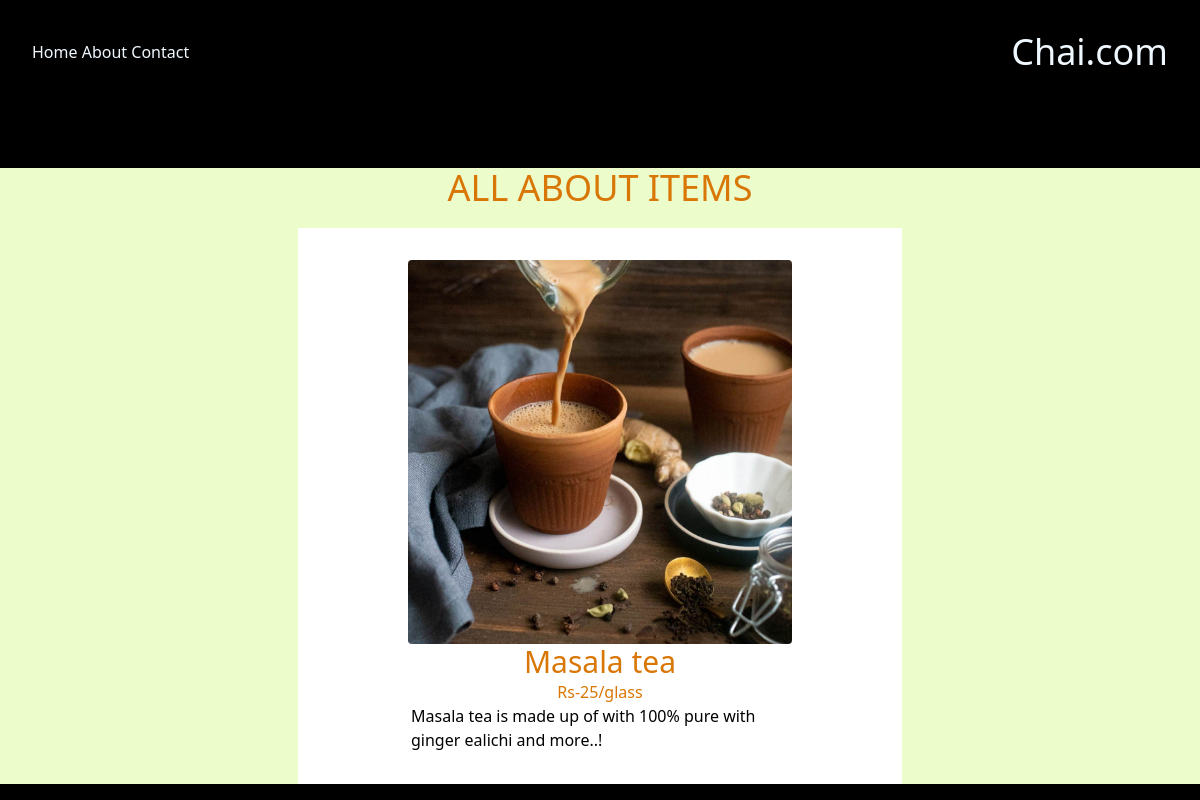
Page /chai/1/ on the committed database.
### chai/models.py (models this page shows, shortened)
class ChaiVariety(models.Model):
    CHAI_TYPE_CHOICE = [
        ('ML', 'MASALA'),
        ('GR', 'GINGER'),
        ('KL', 'KIWI'),
        ('PL', 'PLAIN'),
        ('EL', 'ELAICH'),
        ('IC', 'ICE'),
    ]
    name = models.CharField(max_length=20)
    image = models.ImageField(upload_to='chais/')
    date_added = models.DateTimeField(default=timezone.now)
    type = models.CharField(max_length=2, choices=CHAI_TYPE_CHOICE)
    description = models.TextField(default='')
    price = models.IntegerField(default=0)

### chai/views.py (the view)
# urls.py: path('<int:chai_id>/', views.chai_detail, name='chai_detail'),
def chai_detail(request, chai_id):
    chai = get_object_or_404(ChaiVariety, pk=chai_id)
    return render(request, 'chai/chai_detail.html', {'chai':chai})

### chai/templates/chai/chai_detail.html (shortened to what this page needs)
{% extends "layout.html" %}
{%   block content %}
<div class="flex flex-col items-center mt-16 bg-lime-100 h-[85vh]  ">
    <h1 class="text-4xl text-amber-600 mb-5" >ALL ABOUT ITEMS</h1>
 <div class="flex items-center flex-col bg-white p-8">
    <img class="h-96 w-96 rounded" src="{{chai.image.url}}" alt="">
<h3 class=" text-amber-600 text-3xl text-left">{{chai.name}} </h3>
<h2 class="pl-0 text-amber-600 text-left">Rs-{{chai.price}}/glass </h2>
<P class="text-black w-[70%] ">{{chai.description}} </P>
 </div>
</div>
{% endblock %}

### static/style.css (style rules this page uses)
body { background-color: black; color: aliceblue; }
h1 { text-align: center; font-size: 5vw; }
h2 { color: yellow; padding-left: 2vw; }

### rows in the picture
ChaiVariety: image (picture), name "Masala tea", price "25", description "Masala tea is made up of with 100% pure with ginger ealichi and more..!"
